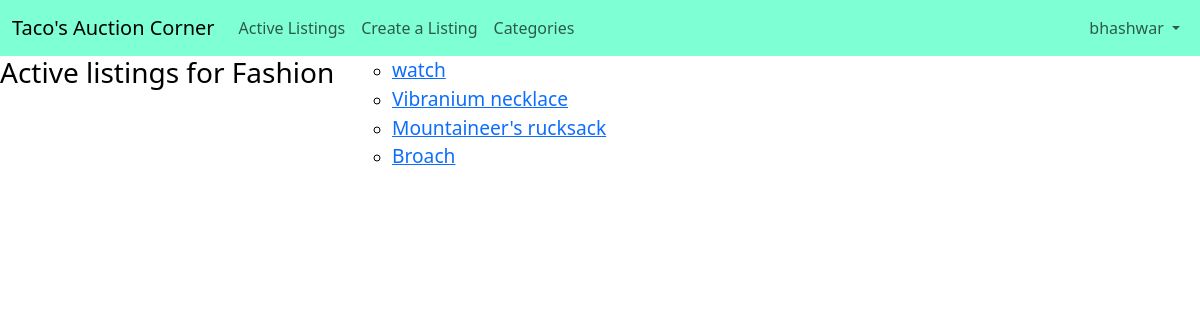
Screenshot of /categorylist/FASHION/ (signed in) with the database file from the repository.
### auctions/models.py (models this page shows, shortened)
class User(AbstractUser):
    first_name = models.CharField(max_length=64)
    last_name = models.CharField(max_length=64)

class Listing(models.Model):
    user = models.ForeignKey(User, on_delete=models.CASCADE, related_name="listings")
    title = models.CharField(max_length=64)
    description = models.CharField(max_length=1000)
    starting_bid = models.IntegerField()
    current_price = models.IntegerField(default = starting_bid)
    image_url = models.URLField(default="No image provided")
    state = [("A", "Active"), ("D", "Deactive")]
    status = models.CharField(max_length=8, choices=state, default="A")
    CATEGORY_CHOICES = [
        ("ANTIQUES", "Antiques"),
        ("AUTOMOBILES", "Automobiles"),
        ("BOOKS", "Books/Textbooks",),
        ("ELECTRONICS", "Electronics",),
        ('FASHION', "Fashion",),
        ("TOYS", "Toys",),
        ("HOME", "Home/Kitchen",),
        ]
    category = models.CharField(
        max_length=64,
        choices=CATEGORY_CHOICES,
        default="Not Provided"
    )
    highest_bidder = models.ForeignKey(User, on_delete=models.CASCADE, related_name="bids", null=True)

### auctions/views.py (the view)
# urls.py: path("categorylist/<str:category>/", views.catlist, name="catlist"),
@login_required(redirect_field_name=None, login_url="/login")
def catlist(request, category):
    listings = list(Listing.objects.filter(category=category, status="A"))
    return render(request, "auctions/catlist.html", {
        "listings": listings, "category": category.capitalize()
    })

### auctions/templates/auctions/catlist.html (shortened to what this page needs)
{% extends "auctions/layout.html" %}
{% block body %}
    <div class="active-listings">
        <h3>Active listings for {{ category }}</h3>
        <ul class="cats">
            {% for c in listings %}
                <li><a class="category-items" href="{% url 'listing' c.id %}">{{ c.title }}</a></li>
            {% endfor %}
        </ul>
    </div>
{% endblock %}

### auctions/templates/auctions/layout.html (shortened to what this page needs)
{% load static %}
<!DOCTYPE html>
<html lang="en">
    <head>
        <link href="https://cdn.jsdelivr.net/npm/bootstrap@5.3.0/dist/css/bootstrap.min.css" rel="stylesheet">
        <link href="{% static 'auctions/styles.css' %}" rel="stylesheet">
    </head>
    <body>
        <nav class="navbar navbar-expand-lg navbar-light" style="background-color:aquamarine;">
          <div class="container-fluid">
            <a class="navbar-brand" href="#">Taco's Auction Corner</a>
            <div class="collapse navbar-collapse" id="navbarSupportedContent">
              <ul class="navbar-nav me-auto mb-2 mb-lg-0">
                <div id="partition">
                  <div id="partition-1">
                    <li class="nav-item">
                      <a class="nav-link" aria-current="page" href="{% url 'index' %}">Active Listings</a>
                    </li>
                    {% if user.is_authenticated %}
                      <li class="nav-item">
                        <a class="nav-link" href="{% url 'addlisting' %}">Create a Listing</a>
                      </li>
                      <li class="nav-item">
                        <a class="nav-link" href="{% url 'categories' %}">Categories</a>
                      </li>
                    {% endif %}
                  </div>
                  <div id="partition-2">
                    {% if user.is_authenticated %}
                      <li class="nav-item dropdown">
                        <a class="nav-link dropdown-toggle" href="#" id="navbarDropdown" role="button" data-bs-toggle="dropdown" aria-expanded="false">
                          {{ user.username }}
                        </a>
                      </li>
                    {% endif %}
                  </div>
                </div>
              </ul>
            </div>
          </div>
        </nav>
        {% block body %}
        {% endblock %}
    </body>
</html>

### auctions/static/auctions/styles.css (style rules this page uses)
body { color: black; }
ul.navbar-nav { width: 100%; }
#partition { display: flex; justify-content: space-between; width: 100%; }
#partition-1 { display: flex; }
.active-listings { display: grid; width: 90%; }
ul.cats { list-style-type: circle; }
.category-items { font-size: larger; }
@media screen and (min-width: 1000px) { .active-listings { grid-auto-rows: minmax(20%, auto); grid-template-columns: 1fr 1fr 1fr; } }

### rows the page displays
User: username "bhashwar"
Listing: title "watch"
Listing: title "Vibranium necklace"
Listing: title "Mountaineer's rucksack"
Listing: title "Broach"

### other values shown
{{ category }} "Fashion"
